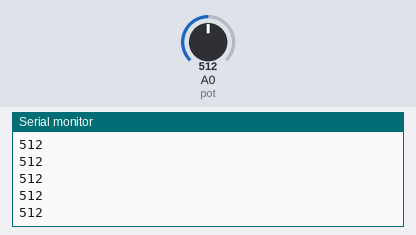
This sketch was run on a simulated Arduino Uno, built with avr-gcc and run on an emulated ATmega328P. Parts: the last lines printed to the serial monitor. Inputs (shaded band) come from the test bench; at power-on: A0 (pot) = 512.

Above: at 1.2 s.
1.3 s: A0 (pot) set to 716
At 1.37 s:
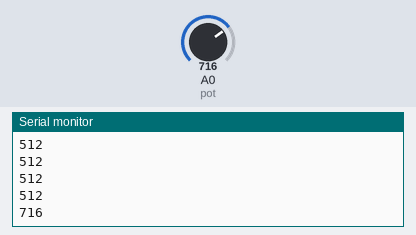
2.8 s: A0 (pot) set to 900
At 2.83 s:
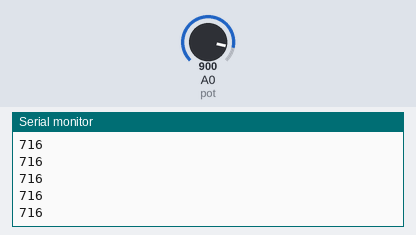
Timing chart, 0 to 5.8 s (numbered marks = the images above; inputs shaded):
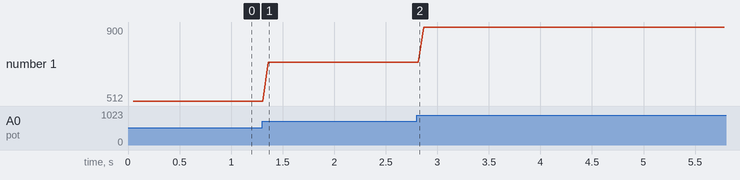

The sketch:

arduino2unity.ino
```cpp
const byte pot = A0;

void setup() {
  Serial.begin(9600);
}

void loop() {
  if(Serial.availableForWrite()){
    int value = analogRead(pot);
    delay(50);
    Serial.flush();
    Serial.println(value);
  }
}
```

Measured:
- after the input at 1.3 s, the serial monitor: prints a new line after 0.06 s (image 1)
- plotted number 1: 512 → 716 after the input at 1.3 s, 716 → 900 after the input at 2.8 s
